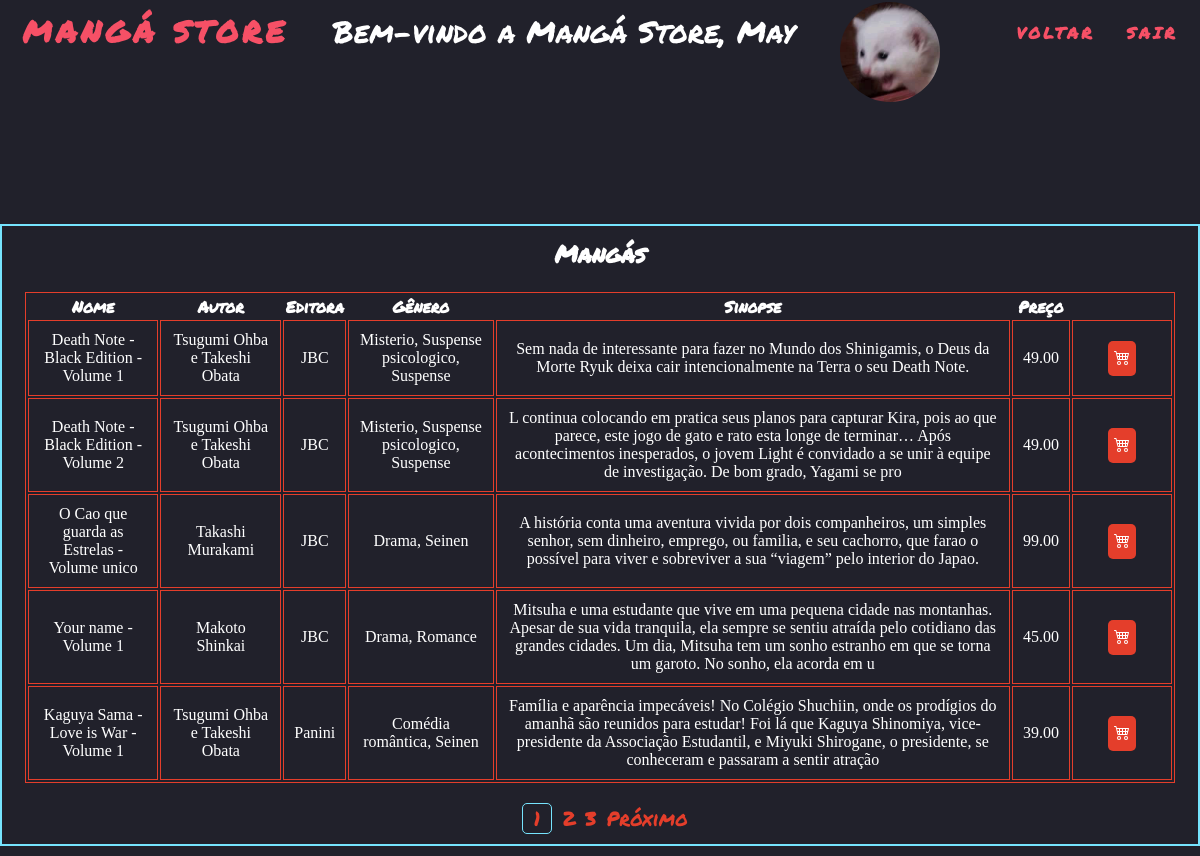
Page /pages/mangas/mangas_com_login.php?pagina=1 (signed in) on the committed database.
### tables this page shows
CREATE TABLE IF NOT EXISTS `manga` (
    `idManga` int(2) NOT NULL AUTO_INCREMENT,
    `nome` varchar(45) NOT NULL,
    `autor` varchar(45) NOT NULL,
    `editora` varchar(45) NOT NULL,
    `genero` varchar(45) NOT NULL,
    `sinopse` varchar(255) NOT NULL,
    `preco` DECIMAL(10, 2) NOT NULL,
    PRIMARY KEY (`idManga`)
);

### pages/mangas/mangas_com_login.php (the view, shortened to what this page needs)
<?php
include_once('../connection/config.php');
if (isset($_GET['pagina'])) {
    $pag = $_GET['pagina'];
    $busca = "SELECT * FROM manga";
    $todos = mysqli_query($con, $busca);
    $registros = "5";
    $tr = mysqli_num_rows($todos);
    $tp = ceil($tr / $registros);
    $inicio = ($registros * $pag) - $registros;
    $limite = mysqli_query($con, "$busca LIMIT $inicio, $registros");
    $proximo = $pag + 1;
}
?>
<!DOCTYPE html>
<html lang="pt-br">
<head>
    <link rel="stylesheet" href="lista_manga.css">
    <link rel="stylesheet" href="../../src/css/index.css">
</head>
<body>
    <header>
        <nav class="menu">
            <h1 class="logo">Mangá Store</h1>
            <p class="bem-vindo">Bem-vindo a Mangá Store, <?php echo $_SESSION["nome"]; ?></p>
            <img class="avatar" src="<?php echo $_SESSION["avatar"]; ?>" alt="">
            <ul class="nav-list">
                <li><a href="../sistema/sistema.php">Voltar</a></li>
                <li><a href="../login/login.php">Sair</a></li>
            </ul>
        </nav>
    </header>
    <main>
        <section class="sistema">
            <div class="sistema-box">
                <div class="sistema-container">
                    <h2>Mangás</h2>
                    <div class="table-container">
                        <table class="table">
                            <thead>
                                <tr>
                                    <th scope="col">Nome</a></th>
                                    <th scope="col">Autor</th>
                                    <th scope="col">Editora</th>
                                    <th scope="col">Gênero</th>
                                    <th scope="col">Sinopse</th>
                                    <th scope="col">Preço</th>
                                </tr>
                            </thead>
                            <tbody>
                                <?php
                                while ($dados = mysqli_fetch_array($limite)) {
                                    $nome = $dados['nome'];
                                    $autor = $dados['autor'];
                                    $editora = $dados['editora'];
                                    $genero = $dados['genero'];
                                    $sinopse = $dados['sinopse'];
                                    $preco = $dados['preco'];
                                ?>
                                    <tr>
                                        <td><?= $nome ?></td>
                                        <td><?= $autor ?></td>
                                        <td><?= $editora ?></td>
                                        <td><?= $genero ?></td>
                                        <td><?= $sinopse ?></td>
                                        <td><?= $preco ?></td>
                                        <td class="btns">
                                            <a class='btnComprar' href='#' title='Comprar'>
                                                </a>
                                        </td>
                                    </tr>
                                <?php } ?>
                            </tbody>
                        </table>
                    </div>
                    <nav class="paginacao-container">
                        <ul class="pagination">
                            <?php
                            for ($i = 1; $i <= $tp; $i++) {
                                if ($pag == $i) {
                                    echo "<li class='page-item active'><a class='page-link' href='?pagina=$i'>$i</a></li>";
                                } else {
                                    echo "<li class='page-item'><a class='page-link' href='?pagina=$i'>$i</a></li>";
                                }
                            }
                            ?>
                            <?php
                            if ($pag < $tp) {
                            ?>
                                <li class="page-item">
                                    <a class="page-link" href="?pagina=<?= $proximo; ?>" aria-label="Próximo">
                                        <span aria-hidden="true">Próximo</span>
                                    </a>
                                </li>
                            <?php } ?>
                        </ul>
                    </nav>
                </div>
            </div>
        </section>
    </main>
</body>
</html>

### pages/mangas/lista_manga.css (style rules this page uses)
:root { --red: #F65066; --orange: #E43E2B; --white: #fff; --blue: #76E4FE; --bg-color: #21212B; }
* { padding: 0; margin: 0; box-sizing: border-box; scroll-behavior: smooth; }
li { list-style: none; }
a { text-decoration: none; }
body { background-color: var(--bg-color); }
header { margin-bottom: 150px; }
.logo { font-family: 'Permanent Marker', cursive; font-size: 24px; text-transform: uppercase; letter-spacing: 4px; color: var(--red); font-weight: bold; font-size: 30px; }
.menu { display: flex; justify-content: space-around; align-items: center; font-family: sans-serif; height: 8vh; }
.bem-vindo { color: var(--white); font-size: 30px; font-family: 'Permanent Marker', cursive; }
.nav-list { list-style: none; display: flex; }
.nav-list li { letter-spacing: 3px; margin-left: 32px; }
.nav-list a { font-family: 'Permanent Marker', cursive; color: var(--red); font-weight: bold; text-transform: uppercase; }
.sistema { display: flex; justify-content: space-around; width: 940px; margin: 0 auto; color: #fff; align-items: center; font-family: cursive; }
.sistema-box { display: flex; flex-direction: column; align-items: center; background: var(--bg-color); width: 940px; padding: 10px; }
.sistema-container { display: flex; flex-direction: column; align-items: center; border: 2px solid var(--blue); width: 1200px; padding: 10px; }
.table-container { display: flex; justify-content: center; align-items: center; margin-top: 20px; }
.table { border: 1px solid var(--orange); width: 1150px; text-align: center; }
.table td { font-family: cursive; border: 1px solid var(--orange); padding: 10px; }
.btns { width: 100px; }
.btnComprar { background-color: var(--orange); color: #fff; padding: 6px; border-radius: 5px; }
.avatar { width: 100px; height: 100px; border-radius: 50%; margin-top: 40px; }
.paginacao-container { display: flex; justify-content: center; align-items: center; }
.pagination { display: flex; justify-content: center; align-items: center; margin-top: 20px; }
.page-item { display: flex; justify-content: center; align-items: center; margin-left: 10px; }
.page-link { color: var(--orange); font-size: 20px; text-decoration: none; }
.active { border: 1px solid var(--blue); border-radius: 5px; width: 30px; }

### src/css/index.css (style rules this page uses)
:root { --red: #F65066; --orange: #E43E2B; --white: #fff; --blue: #76E4FE; }
* { padding: 0; margin: 0; box-sizing: border-box; scroll-behavior: smooth; font-family: 'Permanent Marker', cursive; }
li { list-style: none; }
a { text-decoration: none; }
body { background-color: #21212B; }
.logo { font-size: 24px; text-transform: uppercase; letter-spacing: 4px; }
.menu { display: flex; justify-content: space-around; align-items: center; font-family: sans-serif; height: 8vh; }
.logo { color: var(--red); font-weight: bold; font-size: 30px; }
.nav-list { list-style: none; display: flex; }
.nav-list li { letter-spacing: 3px; margin-left: 32px; }
.nav-list a { color: var(--red); font-weight: bold; text-transform: uppercase; }

### rows in the picture
manga: nome "Death Note - Black Edition - Volume 1", autor "Tsugumi Ohba e Takeshi Obata", editora "JBC", genero "Misterio, Suspense psicologico, Suspense", sinopse "Sem nada de interessante para fazer no Mundo dos Shinigamis, o Deus da Morte Ryuk deixa cair intencionalmente na Terra o seu Death Note.", preco "49.00"
manga: nome "Death Note - Black Edition - Volume 2", autor "Tsugumi Ohba e Takeshi Obata", editora "JBC", genero "Misterio, Suspense psicologico, Suspense", sinopse "L continua colocando em pratica seus planos para capturar Kira, pois ao que parece, este jogo de gato e rato esta longe de terminar… Após acontecimentos inesperados, o jovem Light é convidado a se unir à equipe de investigação. De bom grado, Yagami se pro", preco "49.00"
manga: nome "O Cao que guarda as Estrelas - Volume unico", autor "Takashi Murakami", editora "JBC", genero "Drama, Seinen", sinopse "A história conta uma aventura vivida por dois companheiros, um simples senhor, sem dinheiro, emprego, ou familia, e seu cachorro, que farao o possível para viver e sobreviver a sua “viagem” pelo interior do Japao.", preco "99.00"
manga: nome "Your name - Volume 1", autor "Makoto Shinkai", editora "JBC", genero "Drama, Romance", sinopse "Mitsuha e uma estudante que vive em uma pequena cidade nas montanhas. Apesar de sua vida tranquila, ela sempre se sentiu atraída pelo cotidiano das grandes cidades. Um dia, Mitsuha tem um sonho estranho em que se torna um garoto. No sonho, ela acorda em u", preco "45.00"
manga: nome "Kaguya Sama - Love is War - Volume 1", autor "Tsugumi Ohba e Takeshi Obata", editora "Panini", genero "Comédia romântica, Seinen", sinopse "Família e aparência impecáveis! No Colégio Shuchiin, onde os prodígios do amanhã são reunidos para estudar! Foi lá que Kaguya Shinomiya, vice-presidente da Associação Estudantil, e Miyuki Shirogane, o presidente, se conheceram e passaram a sentir atração", preco "39.00"

### other values in the picture
$_SESSION["nome"] "May"
